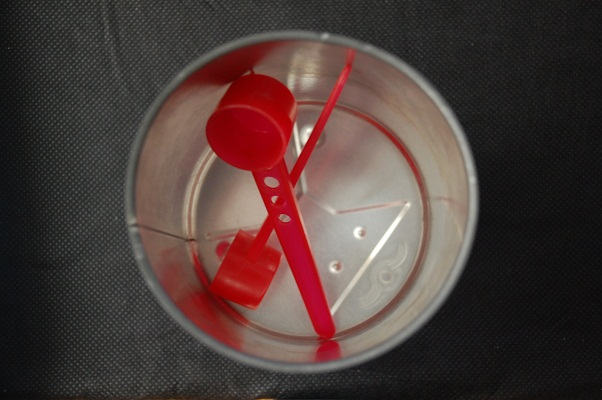
//> input picture BabyFood-Test6.jpg, 602 x 400 px
$ ./cpp_opencv   (built with g++ and OpenCV 4)
//> lines starting //> are read from the running program, lines starting //| are printed output that depends on the picture; after the words box and inside, x2 and y2 are one past the last pixel; in counts of white or black regions, pixels touching at a corner belong together
#include <opencv2/opencv.hpp>
#include <iostream>

using namespace std;
using namespace cv;

const int max_value_H = 360 / 2;
const int max_value = 255;

int main() {
    string image_path1 = "C:\\Users\\offic\\Documents\\codingPlayground\\cpp_opencv\\BabyFood-Test6.JPG";
    string image_path2 = "C:\\Users\\offic\\Documents\\codingPlayground\\cpp_opencv\\redHats.jpg";
    string image_path3 = "C:\\Users\\offic\\Documents\\codingPlayground\\cpp_opencv\\redHatSimple.jpg";

    Mat image1 = imread(image_path1, IMREAD_COLOR);
//> image1 is the input picture: 400 rows x 602 cols, CV_8UC3; mean B, G, R 57.3, 60.4, 78
    resize(image1, image1, { 500,500 });
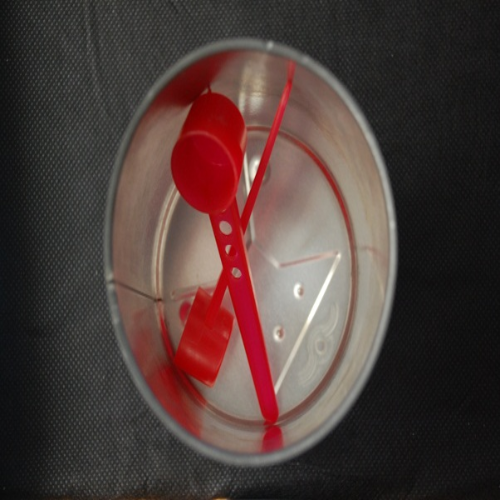
//> image1: 500 rows x 500 cols, CV_8UC3; mean B, G, R 57.2, 60.3, 77.9

    if (image1.empty()) {
        cout << "Could not read the image: " << endl;
        return 1;
    }

    vector<int> lower_bound = { 170,80,50 };

    int low_H = lower_bound[0], low_S = lower_bound[1], low_V = lower_bound[2];
    int high_H = max_value_H, high_S = max_value, high_V = max_value;

    Mat hsvImg, imgThreshold;

    // Convert from BGR to HSV colorspace
    cvtColor(image1, hsvImg, COLOR_BGR2HSV);
//> hsvImg: 500 rows x 500 cols, CV_8UC3; mean H, S, V 38.6, 44.3, 78.2
    // Detect the object based on HSV Range Values
    inRange(hsvImg, Scalar(low_H, low_S, low_V), Scalar(high_H, high_S, high_V), imgThreshold);
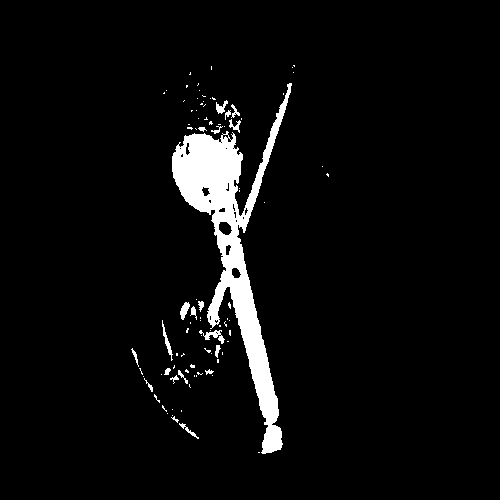
//> imgThreshold: 500 rows x 500 cols, CV_8UC1; 4.8% white; 94 white regions (74 under 20 px), largest, box (x1, y1, x2, y2) and area: (172, 83, 292, 454) 10551, (199, 330, 225, 344) 139, (162, 320, 173, 361) 109

    Mat medianBlurImg, guassianBlurImg;
    medianBlur(image1, medianBlurImg, 9);
    GaussianBlur(image1, guassianBlurImg, Size(1,1), 9, 9);

    /*imshow("Original Image", image1);
    imshow("Median Blurred Image", medianBlurImg);
    imshow("Guassian Blurred Image", guassianBlurImg);*/

    imshow("Original Image", image1);
    imshow("Hsv Image", hsvImg);
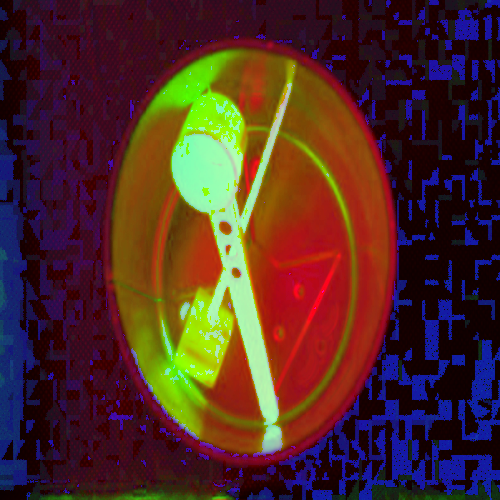
//> window 'Hsv Image': 500 rows x 500 cols, CV_8UC3; mean B, G, R 38.6, 44.3, 78.2
    imshow("Threshold Image", imgThreshold);

    int k = waitKey(0); // Wait for a keystroke in the window
//> the space key is pressed

    if (k == 'q') destroyAllWindows();
    return 0;
}
